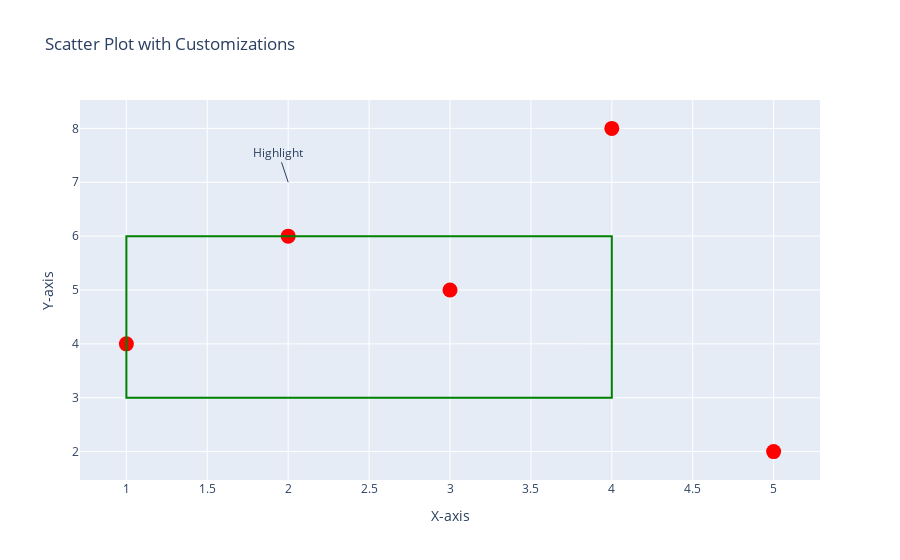

Notebook code cell kept with this figure:
### Markdown cell above
**Graph Objects (go):**

- **Greater Control:** For ultimate customization, use plotly.graph_objects (go) to define every aspect of your plot. You construct traces (data series) and layout elements individually.
- **Complex Layouts:** go allows you to create intricate layouts with annotations, shapes, images, and more.
- **Customizing Traces:** You have granular control over trace types, markers, lines, colors, hover information, and other properties.

**Example with go for Custom Trace and Layout:**

### Code cell
import plotly.graph_objects as go

# Sample data
x = [1, 2, 3, 4, 5]
y = [4, 6, 5, 8, 2]

# Create a scatter trace with custom marker size and color
trace1 = go.Scatter(x=x, y=y, mode='markers', marker=dict(size=15, color='red'))

# Create a layout with title, annotations, and a shape
layout = go.Layout(
    title='Scatter Plot with Customizations',
    xaxis_title='X-axis',
    yaxis_title='Y-axis',
    annotations=[go.layout.Annotation(text='Highlight', x=2, y=7, showarrow=True)],
    shapes=[go.layout.Shape(type='rect', x0=1, y0=3, x1=4, y1=6, line_color='green')]
)

# Combine trace and layout into a figure
fig = go.Figure(data=[trace1], layout=layout)

# Show the plot
fig.show()

### Figure 1 — Plotly figure (JSON) as saved in the notebook; plotly's stock layout.template omitted (floating-point values rounded to 4 significant figures)
{"data": [{"marker": {"color": "red", "size": 15}, "mode": "markers", "type": "scatter", "x": [1, 2, 3, 4, 5], "y": [4, 6, 5, 8, 2]}], "layout": {"annotations": [{"showarrow": true, "text": "Highlight", "x": 2, "y": 7}], "shapes": [{"line": {"color": "green"}, "type": "rect", "x0": 1, "x1": 4, "y0": 3, "y1": 6}], "title": {"text": "Scatter Plot with Customizations"}, "xaxis": {"title": {"text": "X-axis"}}, "yaxis": {"title": {"text": "Y-axis"}}}}
